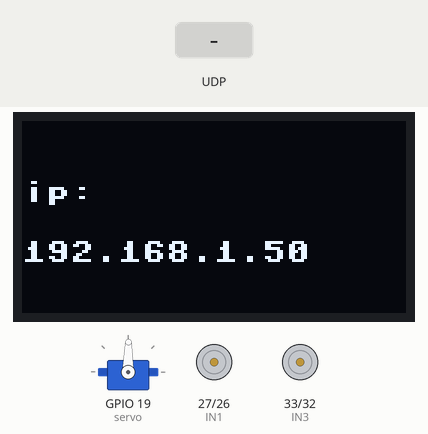
A program run on a simulated ESP32 board running MicroPython. Parts: 128×64 one-colour display, servo, motor-driver pin pairs drawn as motors (green arrow = first pin HIGH = forward, orange = second pin HIGH = backward, longer = more drive). The test bench sets the inputs (shaded band). WiFi joins after 1.5 s; web requests get an empty 200 reply after 0.4 s; servo angles are drawn from the pulse width (0.5 ms = 0°, 2.5 ms = 180°); what the program prints to the serial console is not drawn.

Above: at 3.2 s.
3.3 s: UDP packet "forward" arrives
At 3.8 s:
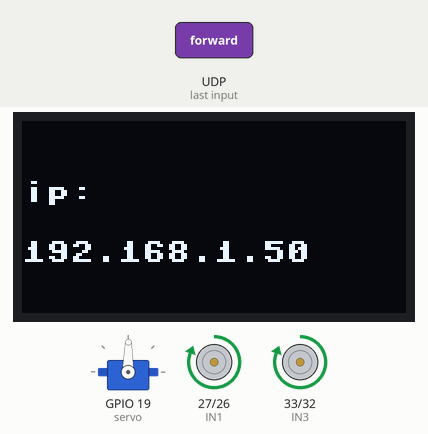
4.8 s: UDP packet "backward" arrives
At 6.0 s:
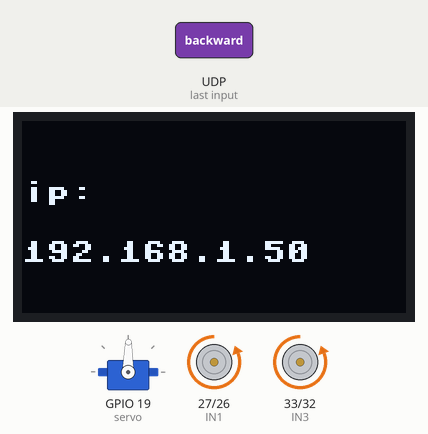
6.3 s: UDP packet "left" arrives
At 7.3 s:
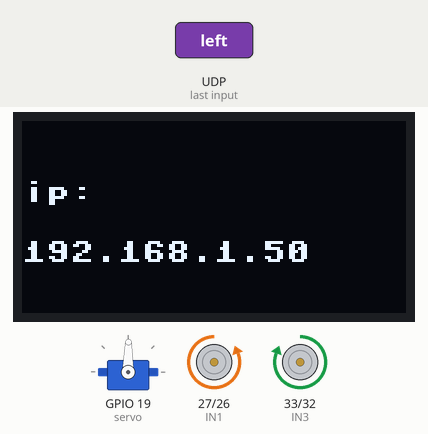
7.8 s: UDP packet "right" arrives
At 8.4 s:
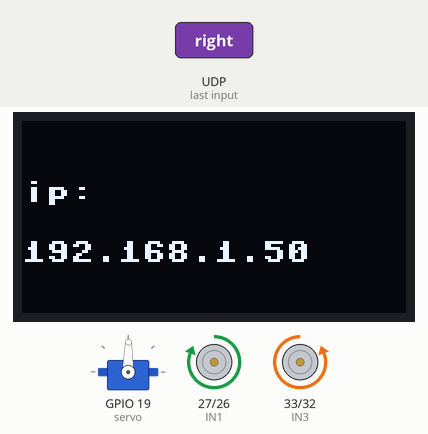
Timing chart, 0 to 10.3 s (numbered marks = the images above; inputs shaded):
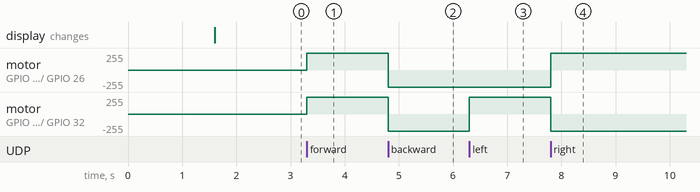

Measured:
- after the input at 3.3 s, motor on GPIO 27 (IN1) / GPIO 26 (IN2), motor on GPIO 33 (IN3) / GPIO 32 (IN4): stopped → forward 255/255 at once
- after the input at 4.8 s, motor on GPIO 27 (IN1) / GPIO 26 (IN2), motor on GPIO 33 (IN3) / GPIO 32 (IN4): forward 255/255 → backward 255/255 at once
- after the input at 6.3 s, motor on GPIO 33 (IN3) / GPIO 32 (IN4): backward 255/255 → forward 255/255 at once
- after the input at 7.8 s, motor on GPIO 27 (IN1) / GPIO 26 (IN2): backward 255/255 → forward 255/255 at once; motor on GPIO 33 (IN3) / GPIO 32 (IN4): forward 255/255 → backward 255/255 at once

The program:

main.py
```python
# 此main是测试超声波传感器、温湿度传感器、oled、舵机的一个综合demo实例
# 增加了电机控制芯片L298N，并为esp32供电
# 电池：12V
#


import dht
import machine
import ssd1306
import time, math  # 声明用到的类库，尤其是dht的类库
from machine import Pin, I2C, SoftI2C
import network
import socket  # 导入socket通信库
import urequests
import ujson

# 电机驱动芯片
# g13  和  g12 控制`左`边两个电机
# g14 和 g27 控制`右`边两个电机
# IN1 = Pin(13, Pin.OUT)  # D13
# IN2 = Pin(12, Pin.OUT)  # D12
IN1 = Pin(27, Pin.OUT)  # D27
IN2 = Pin(26, Pin.OUT)  # D26
IN3 = Pin(33, Pin.OUT)  # D33
IN4 = Pin(32, Pin.OUT)  # D32

# 超声波传感器Echo、Trig定义
Trig = Pin(15, Pin.OUT)  # D15
Echo = Pin(2, Pin.IN)  # D2

# 温湿度传感器data串口
d = dht.DHT11(machine.Pin(18))  # 声明用到类库中的函数，并设置参数
servo = machine.PWM(machine.Pin(19), freq=50)

# 创建i2c对象
i2c = SoftI2C(scl=Pin(22), sda=Pin(21))

# 宽度高度
oled_width = 128
oled_height = 64
oled = ssd1306.SSD1306_I2C(oled_width, oled_height, i2c)

# 网络设置
WIFI_SSID = "blog-2.4"
WIFI_PASSWORD = "zby123456"
PUSH_KEY = "PDU1TgQHPSWCR6tuX5UZJr1Lgs4gXT2yrKJTE"
BARK_URL = "http://192.168.123.208:8081/wuaFrBQHBvF25bbPEt69Mg/{}/{}"
UDP_PORT = 5005  # UDP服务器端口号

# 设置网络模式
wlan = network.WLAN(network.STA_IF)
wlan.active(True)  # 打开网络连接 准备连接无线网络，（调试结束后更换为AP模式）


# 测距
def distance_measurement():
    # 高电平发送方波 持续20us
    Trig.value(1)
    time.sleep_us(20)
    Trig.value(0)
    # 侦听Echo串口有无输入高电平 没有的话接着发送方波
    while Echo.value() == 0:
        Trig.value(1)
        time.sleep_us(20)
        Trig.value(0)
    # 侦听到Echo电平升高
    if Echo.value() == 1:
        # 记录当前时间
        ts = time.ticks_us()

        while Echo.value() == 1:
            pass
        te = time.ticks_us()
        print('te:{}, ts:{}', te, ts)
        # 计算得到高电平持续时间 单位：us
        tc = te - ts
        # 根据音速计算距离（换算cm）  0.0343厘米/微秒
        distance = (tc * 0.0343) / 2
        print('Distance:', distance, '(cm)')
        # oled_show([('measurement: ' + distance, 0, 20)])
        return distance


# oled显示函数  封装  支持多组数据显示，受屏幕大小（64*128）像素限制，目前支持三行英文
# 对中文的支持：需要手动建立字体库，根据1306驱动直接操作oled控制芯片
# 如果有屏幕画图需求阅读README.md
def oled_show(key):
    oled.fill(0)  # 先清屏
    # print(len(key))
    for ss in key:
        # print(ss)
        ele = ss[0]
        x = ss[1]
        y = ss[2]
        oled.text(ele, x, y)
    oled.show()


oled_show([('car start...', 0, 20)])


# 推送关键消息到手机， 例如系统上线、障碍物卡死、设备ip地址、ap模式下的设备接入情况，以及其他必要信息
def send_pusher(text, desp):
    body = {'text': text, 'desp': desp, 'pushkey': PUSH_KEY}
    headers = {'Content-Type': 'application/json;charset=utf-8'}
    urltxt = "http://192.168.123.36:8801/message/push?pushkey={}&text={}&desp={}".format(PUSH_KEY, text, desp)
    response = urequests.post('http://192.168.123.36:8801/message/push', data=ujson.dumps(body), headers=headers)
    print('push:', urltxt)
    print(response.text)


def send_bark(text, desp):
    urltxt = BARK_URL.format(text, desp)
    urequests.get(url=urltxt)


# pwm控制舵机转向角度，通过计算控制一个周期内的空占比来使舵机转动指定的角度
def sg90(du):
    t1 = 0.5 + 2 / 180 * du  # 范围2ms 角度180度 起始0.5ms
    pulse = int(t1 / 20 * 1023)
    print('移动的角度:', du, pulse)
    servo.duty(pulse)  # 舵机角度的设定
    print('eg:', pulse)


# 温湿度传感器
# 周期性读取温湿度传感器的测量数据
# 舵机转动角度等于当前空气湿度（湿度的变化比较容易模拟）
def temperature_measure(show_oled):
    d.measure()  # 调用DHT类库中测量数据的函数
    temp_ = str(d.temperature())  # 读取measure()函数中的温度数据
    hum_ = str(d.humidity())  # 读取measure()函数中的湿度数据
    # print('eg:', temp_, '-', hum_)
    if show_oled:
        # 测量数据oled显示
        oled_show([('temperature: ' + temp_, 0, 10), ('humidity: ' + hum_ + '%', 0, 30), ('dataBy: byzhao', 17, 50)])


# 网络连接
def do_connect():  # 定义开发板连接无线网络的函数
    oled_show([('Net connection...', 0, 20)])
    if not wlan.isconnected():  # 判断是否有网络连接
        print('connecting to network...')
        wlan.connect(WIFI_SSID, WIFI_PASSWORD)  # 设置想要连接的无线名称和密码
        while not wlan.isconnected():  # 等待连接上无线网络
            pass
        oled_show([('ip: ', 0, 20), (wlan.ifconfig()[0], 0, 40)])
    print('network config:', wlan.ifconfig())


# 连接网络
do_connect()

# 发送当前设备ip地址
# send_pusher('online', 'ip: ' + wlan.ifconfig()[0])
try:
    send_bark('online', 'ip: ' + wlan.ifconfig()[0])
except:
    pass
# 初始化UDP连接
sock = socket.socket(socket.AF_INET, socket.SOCK_DGRAM)
sock.bind((wlan.ifconfig()[0], UDP_PORT))


# 设备移动
def go(millis):
    print('go')
    IN1.value(1)
    IN2.value(0)
    IN3.value(1)
    IN4.value(0)
    if millis != -1:
        print('go---')
        time.sleep(millis)  # 延时
        stop()
    else:
        pass


sg90(90)


def back(millis):
    print('back')
    IN1.value(0)
    IN2.value(1)
    IN3.value(0)
    IN4.value(1)
    if millis != -1:
        time.sleep(millis)  # 延时
        stop()
    else:
        pass


def left(millis):
    print('left')
    IN1.value(0)
    IN2.value(1)
    IN3.value(1)
    IN4.value(0)
    if millis != -1:
        time.sleep(millis)  # 延时
        stop()
    else:
        pass


def right(millis):
    print('right')
    IN1.value(1)
    IN2.value(0)
    IN3.value(0)
    IN4.value(1)
    if millis != -1:
        time.sleep(millis)  # 延时
        stop()
    else:
        pass


def stop():
    print('stop')
    IN1.value(0)
    IN2.value(0)
    IN3.value(0)
    IN4.value(0)


# 当前运动模式  默认是手动控制
auto_mode = False

while True:
    # 切换【自动控制】模式
    data, addr = sock.recvfrom(1024)
    data_str = data.decode("utf-8")
    # if len(data_str) > 0 & data_str == 'controller':
    #     global auto_mode
    #     auto_mode = ~auto_mode

    # go(-1)

    if auto_mode:
        # 当前是【自动控制】模式
        # 设置舵机方向为90°

        # 读取前方障碍物距离
        distance = distance_measurement()
        # 当距离小于20cm时停止
        if distance < 10:
            stop()
            sg90(90)
            distance_list = []
            # 从0°到180°角度检测距离前方障碍物的距离 10°取一次数据
            for jiaodu in range(0, 180, 10):
                print(jiaodu)
                sg90(jiaodu)
                distance = distance_measurement()
                distance_list.append(distance)
                time.sleep(0.5)
            # 收集完成18组方向距离数据 恢复舵机初始方向
            print(distance_list)
            # 计算当前位置右侧十八组数据
            max_value = max(distance_list)
            jiaodu = distance_list.index(max(distance_list)) * 10
            print('------')
            print(max_value)
            print(jiaodu)
            print('------')
            # 计算设备转动角度和时间的关系（后面用陀螺仪解决这个问题）  目前假设转动1°需要耗时8.3ms 即 0.0083秒
            if jiaodu < 90:
                left((90 - jiaodu) * 0.0083)
            else:
                right((jiaodu - 90) * 0.0083)
        else:
            pass
        sg90(90)
        time.sleep(1)
    else:
        # 当前是【手动控制】模式
        if data_str == 'forward':
            go(-1)
        elif data_str == 'backward':
            back(-1)
        elif data_str == 'left':
            left(-1)
        elif data_str == 'right':
            right(-1)
        else:
            stop()
```
